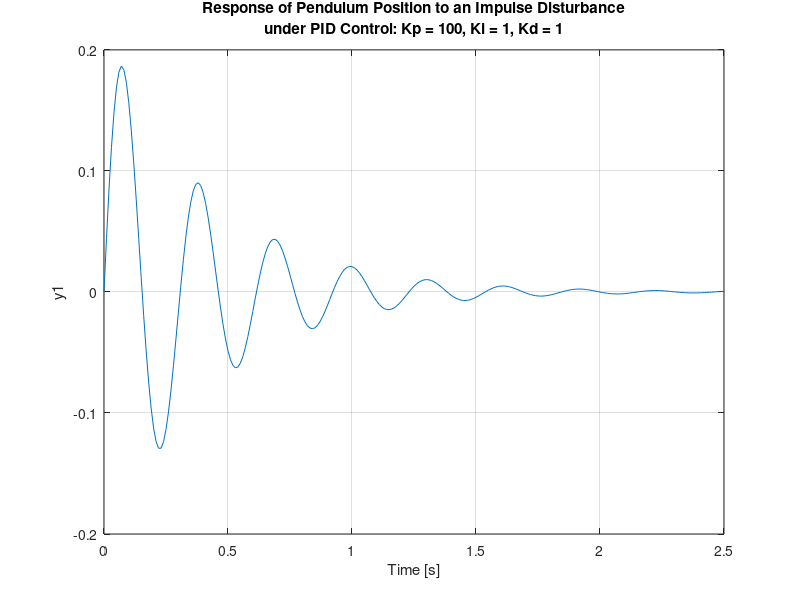

Reproduce this figure in MATLAB.
%increasing Kp to get more stability
M = 0.5;
m = 0.2;
b = 0.1;
I = 0.006;
g = 9.8;
l = 0.3;
q = (M+m)*(I+m*l^2)-(m*l)^2;
s = tf('s');
P_pend = (m*l*s/q)/(s^3 + (b*(I + m*l^2))*s^2/q - ((M + m)*m*g*l)*s/q - b*m*g*l/q);
Kp = 100;
Ki = 1;
Kd = 1;
C = pid(Kp,Ki,Kd);
T = feedback(P_pend,C);
t=0:0.01:10;
impulse(T,t)
axis([0, 2.5, -0.2, 0.2]);
title({'Response of Pendulum Position to an Impulse Disturbance';'under PID Control: Kp = 100, Ki = 1, Kd = 1'});